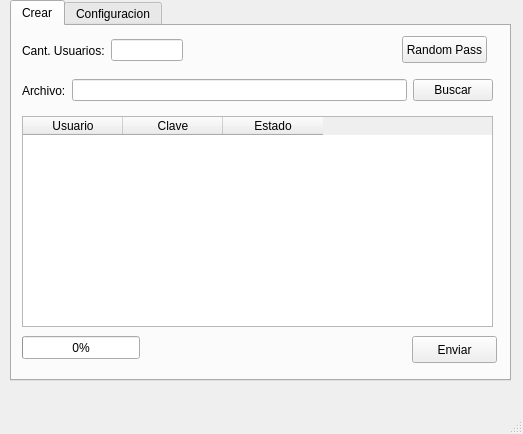
<?xml version="1.0" encoding="UTF-8"?>
<ui version="4.0">
 <class>MainWindow</class>
 <widget class="QMainWindow" name="MainWindow">
  <property name="geometry">
   <rect>
    <x>0</x>
    <y>0</y>
    <width>523</width>
    <height>434</height>
   </rect>
  </property>
  <property name="windowTitle">
   <string>MainWindow</string>
  </property>
  <widget class="QWidget" name="centralwidget">
   <widget class="QTabWidget" name="tabWidget">
    <property name="geometry">
     <rect>
      <x>10</x>
      <y>0</y>
      <width>501</width>
      <height>381</height>
     </rect>
    </property>
    <property name="currentIndex">
     <number>0</number>
    </property>
    <widget class="QWidget" name="tab">
     <attribute name="title">
      <string>Crear</string>
     </attribute>
     <widget class="QTableWidget" name="tFile">
      <property name="geometry">
       <rect>
        <x>10</x>
        <y>90</y>
        <width>471</width>
        <height>211</height>
       </rect>
      </property>
      <property name="rowCount">
       <number>0</number>
      </property>
      <property name="columnCount">
       <number>3</number>
      </property>
      <attribute name="horizontalHeaderVisible">
       <bool>true</bool>
      </attribute>
      <attribute name="verticalHeaderVisible">
       <bool>false</bool>
      </attribute>
      <column>
       <property name="text">
        <string>Usuario</string>
       </property>
      </column>
      <column>
       <property name="text">
        <string>Clave</string>
       </property>
      </column>
      <column>
       <property name="text">
        <string>Estado</string>
       </property>
      </column>
     </widget>
     <widget class="QPushButton" name="bsend">
      <property name="geometry">
       <rect>
        <x>400</x>
        <y>310</y>
        <width>85</width>
        <height>27</height>
       </rect>
      </property>
      <property name="text">
       <string>Enviar</string>
      </property>
     </widget>
     <widget class="QProgressBar" name="progressBar">
      <property name="geometry">
       <rect>
        <x>10</x>
        <y>310</y>
        <width>118</width>
        <height>23</height>
       </rect>
      </property>
      <property name="value">
       <number>0</number>
      </property>
      <property name="textVisible">
       <bool>true</bool>
      </property>
     </widget>
     <widget class="QPushButton" name="brandom">
      <property name="geometry">
       <rect>
        <x>390</x>
        <y>10</y>
        <width>85</width>
        <height>27</height>
       </rect>
      </property>
      <property name="text">
       <string>Random Pass</string>
      </property>
     </widget>
     <widget class="QWidget" name="layoutWidget">
      <property name="geometry">
       <rect>
        <x>10</x>
        <y>10</y>
        <width>161</width>
        <height>29</height>
       </rect>
      </property>
      <layout class="QHBoxLayout" name="horizontalLayout">
       <item>
        <widget class="QLabel" name="label">
         <property name="text">
          <string>Cant. Usuarios:</string>
         </property>
        </widget>
       </item>
       <item>
        <widget class="QLineEdit" name="ecount">
         <property name="enabled">
          <bool>true</bool>
         </property>
         <property name="readOnly">
          <bool>true</bool>
         </property>
        </widget>
       </item>
      </layout>
     </widget>
     <widget class="QWidget" name="layoutWidget_2">
      <property name="geometry">
       <rect>
        <x>10</x>
        <y>50</y>
        <width>471</width>
        <height>29</height>
       </rect>
      </property>
      <layout class="QHBoxLayout" name="horizontalLayout_2">
       <item>
        <widget class="QLabel" name="label_2">
         <property name="text">
          <string>Archivo:</string>
         </property>
        </widget>
       </item>
       <item>
        <widget class="QLineEdit" name="epath">
         <property name="enabled">
          <bool>true</bool>
         </property>
         <property name="readOnly">
          <bool>true</bool>
         </property>
        </widget>
       </item>
       <item>
        <widget class="QPushButton" name="bsearch">
         <property name="text">
          <string>Buscar</string>
         </property>
        </widget>
       </item>
      </layout>
     </widget>
    </widget>
    <widget class="QWidget" name="tab_2">
     <attribute name="title">
      <string>Configuracion</string>
     </attribute>
     <widget class="QLabel" name="label_3">
      <property name="geometry">
       <rect>
        <x>20</x>
        <y>10</y>
        <width>200</width>
        <height>17</height>
       </rect>
      </property>
      <property name="text">
       <string>Password Encryption</string>
      </property>
     </widget>
     <widget class="QComboBox" name="varuserspasswordencryption">
      <property name="geometry">
       <rect>
        <x>230</x>
        <y>10</y>
        <width>241</width>
        <height>27</height>
       </rect>
      </property>
      <item>
       <property name="text">
        <string>Cleartext-Password</string>
       </property>
      </item>
     </widget>
     <widget class="QLabel" name="label_4">
      <property name="geometry">
       <rect>
        <x>20</x>
        <y>40</y>
        <width>200</width>
        <height>17</height>
       </rect>
      </property>
      <property name="text">
       <string>OTP Auth Method</string>
      </property>
     </widget>
     <widget class="QComboBox" name="varusersauthmethod">
      <property name="geometry">
       <rect>
        <x>230</x>
        <y>40</y>
        <width>241</width>
        <height>27</height>
       </rect>
      </property>
      <item>
       <property name="text">
        <string>motp</string>
       </property>
      </item>
     </widget>
     <widget class="QLabel" name="label_5">
      <property name="geometry">
       <rect>
        <x>20</x>
        <y>70</y>
        <width>200</width>
        <height>31</height>
       </rect>
      </property>
      <property name="text">
       <string>Number of Simultaneous Connections</string>
      </property>
      <property name="wordWrap">
       <bool>true</bool>
      </property>
     </widget>
     <widget class="QSpinBox" name="varuserssimultaneousconnect">
      <property name="geometry">
       <rect>
        <x>230</x>
        <y>70</y>
        <width>81</width>
        <height>27</height>
       </rect>
      </property>
      <property name="value">
       <number>2</number>
      </property>
     </widget>
     <widget class="QLabel" name="label_6">
      <property name="geometry">
       <rect>
        <x>20</x>
        <y>100</y>
        <width>200</width>
        <height>51</height>
       </rect>
      </property>
      <property name="text">
       <string>Amount of Download and Upload Traffic</string>
      </property>
      <property name="wordWrap">
       <bool>true</bool>
      </property>
     </widget>
     <widget class="QSpinBox" name="varusersmaxtotaloctets">
      <property name="geometry">
       <rect>
        <x>230</x>
        <y>110</y>
        <width>81</width>
        <height>27</height>
       </rect>
      </property>
      <property name="maximum">
       <number>999999</number>
      </property>
      <property name="value">
       <number>500</number>
      </property>
     </widget>
     <widget class="QLabel" name="label_7">
      <property name="geometry">
       <rect>
        <x>330</x>
        <y>110</y>
        <width>54</width>
        <height>17</height>
       </rect>
      </property>
      <property name="text">
       <string>MB</string>
      </property>
     </widget>
     <widget class="QLabel" name="label_8">
      <property name="geometry">
       <rect>
        <x>20</x>
        <y>160</y>
        <width>200</width>
        <height>17</height>
       </rect>
      </property>
      <property name="text">
       <string>Time Period</string>
      </property>
     </widget>
     <widget class="QComboBox" name="varusersmaxtotaloctetstimerange">
      <property name="geometry">
       <rect>
        <x>230</x>
        <y>150</y>
        <width>241</width>
        <height>27</height>
       </rect>
      </property>
      <item>
       <property name="text">
        <string>daily</string>
       </property>
      </item>
      <item>
       <property name="text">
        <string>weekly</string>
       </property>
      </item>
      <item>
       <property name="text">
        <string>monthly</string>
       </property>
      </item>
      <item>
       <property name="text">
        <string>forever</string>
       </property>
      </item>
     </widget>
     <widget class="QLabel" name="label_9">
      <property name="geometry">
       <rect>
        <x>20</x>
        <y>180</y>
        <width>200</width>
        <height>41</height>
       </rect>
      </property>
      <property name="text">
       <string>Maximum Bandwidth Down</string>
      </property>
      <property name="wordWrap">
       <bool>true</bool>
      </property>
     </widget>
     <widget class="QSpinBox" name="varusersmaxbandwidthdown">
      <property name="geometry">
       <rect>
        <x>230</x>
        <y>180</y>
        <width>81</width>
        <height>27</height>
       </rect>
      </property>
      <property name="maximum">
       <number>999999</number>
      </property>
      <property name="value">
       <number>2000</number>
      </property>
     </widget>
     <widget class="QLabel" name="label_10">
      <property name="geometry">
       <rect>
        <x>20</x>
        <y>210</y>
        <width>200</width>
        <height>41</height>
       </rect>
      </property>
      <property name="text">
       <string>Maximum Bandwidth Up</string>
      </property>
      <property name="wordWrap">
       <bool>true</bool>
      </property>
     </widget>
     <widget class="QSpinBox" name="varusersmaxbandwidthup">
      <property name="geometry">
       <rect>
        <x>230</x>
        <y>210</y>
        <width>81</width>
        <height>27</height>
       </rect>
      </property>
      <property name="maximum">
       <number>999999</number>
      </property>
      <property name="value">
       <number>1000</number>
      </property>
     </widget>
     <widget class="QLabel" name="label_11">
      <property name="geometry">
       <rect>
        <x>320</x>
        <y>190</y>
        <width>54</width>
        <height>17</height>
       </rect>
      </property>
      <property name="text">
       <string>(Kbit/s)</string>
      </property>
     </widget>
     <widget class="QLabel" name="label_12">
      <property name="geometry">
       <rect>
        <x>320</x>
        <y>220</y>
        <width>54</width>
        <height>17</height>
       </rect>
      </property>
      <property name="text">
       <string>(Kbit/s)</string>
      </property>
     </widget>
    </widget>
   </widget>
  </widget>
  <widget class="QMenuBar" name="menubar">
   <property name="geometry">
    <rect>
     <x>0</x>
     <y>0</y>
     <width>523</width>
     <height>27</height>
    </rect>
   </property>
  </widget>
  <widget class="QStatusBar" name="statusbar"/>
 </widget>
 <resources/>
 <connections/>
</ui>
